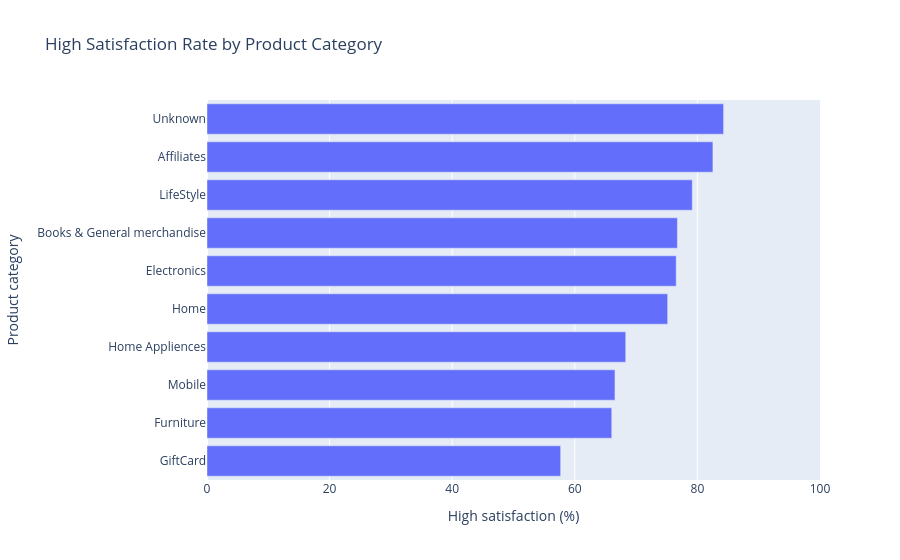

Notebook code cell kept with this figure:
### Markdown cell above
## Cell 11 — Product category vs satisfaction
Identify product categories with comparatively lower high-satisfaction rates.

### Code cell
product_summary = df.groupby("Product_category", dropna=False).agg(
    Records=("Satisfaction", "size"),
    High_Satisfaction_Rate=("Satisfaction", lambda s: (s == "High").mean() * 100)
).reset_index().sort_values("High_Satisfaction_Rate")

product_summary["Product_category"] = product_summary["Product_category"].fillna("Unknown").astype(str)
display(product_summary.round(2))

fig = px.bar(
    product_summary, x="High_Satisfaction_Rate", y="Product_category", orientation="h",
    hover_data=["Records"], title="High Satisfaction Rate by Product Category",
    labels={"High_Satisfaction_Rate":"High satisfaction (%)", "Product_category":"Product category"}
)
fig.update_layout(xaxis_range=[0, 100])
fig.show()

### Figure 1 — Plotly figure (JSON) as saved in the notebook; plotly's stock layout.template omitted (floating-point values rounded to 4 significant figures)
{"data": [{"customdata": [[26], [471], [1758], [1300], [1328], [4706], [3323], [4118], [166], [68711]], "hovertemplate": "High satisfaction (%)=%{x}<br>Product category=%{y}<br>Records=%{customdata[0]}<extra></extra>", "legendgroup": "", "marker": {"color": "#636efa", "pattern": {"shape": ""}}, "name": "", "orientation": "h", "showlegend": false, "textposition": "auto", "type": "bar", "x": [57.69, 66.03, 66.55, 68.31, 75.15, 76.54, 76.74, 79.16, 82.53, 84.27], "xaxis": "x", "y": ["GiftCard", "Furniture", "Mobile", "Home Appliences", "Home", "Electronics", "Books & General merchandise", "LifeStyle", "Affiliates", "Unknown"], "yaxis": "y"}], "layout": {"barmode": "relative", "legend": {"tracegroupgap": 0}, "title": {"text": "High Satisfaction Rate by Product Category"}, "xaxis": {"anchor": "y", "domain": [0, 1], "range": [0, 100], "title": {"text": "High satisfaction (%)"}}, "yaxis": {"anchor": "x", "domain": [0, 1], "title": {"text": "Product category"}}}}
